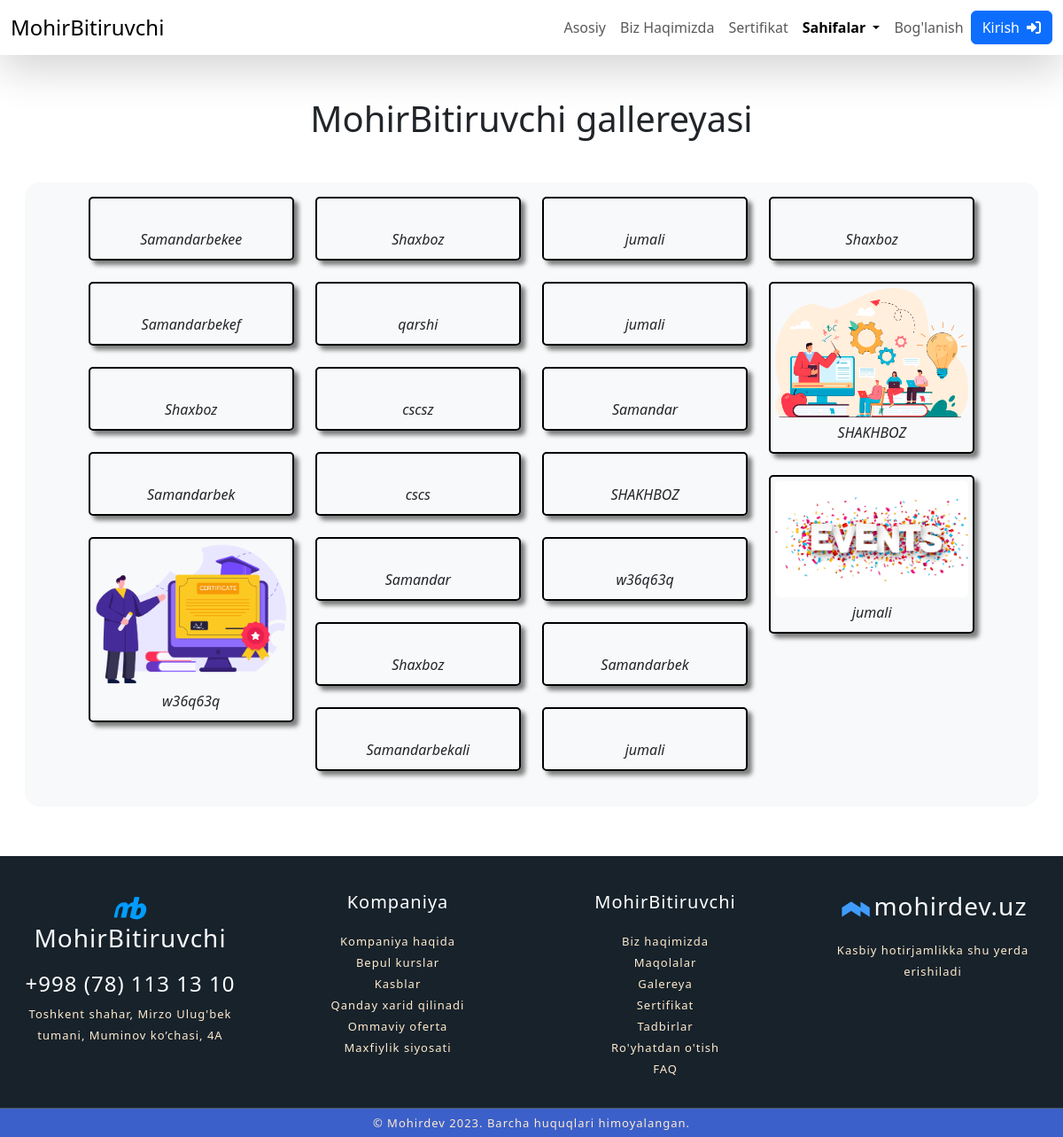
Page /pages/gallery/ on the earlier database version.
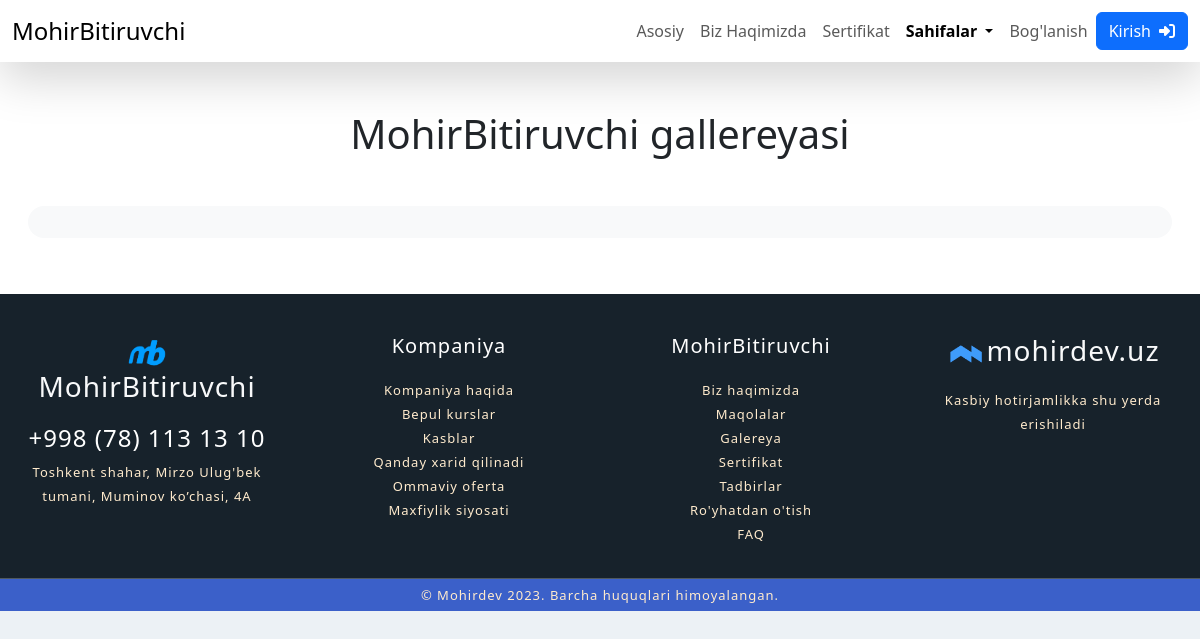
Same page on the later database version.
### addinfo/models.py (models this page shows, shortened)
class Gallery(models.Model):
    name = models.CharField(max_length=200)
    image_gallery = models.ImageField(upload_to='images/gallery', blank=False)

### addinfo/views.py (the view)
# urls.py: path('pages/gallery/', GalleryView.as_view(), name='gallery'),
class GalleryView(View):
    def get(self, request):
        gallery = Gallery.objects.all().order_by('-id')
        page_students = Paginator(gallery, 24)
        page_num = request.GET.get('page', 1)
        page_obj = page_students.get_page(page_num)
        context = {
            'gallery': page_obj,
            'gallery_status': 'active'
        }
        return render(request, 'pages/gallery.html', context)

### templates/pages/gallery.html (shortened to what this page needs)
{% extends "base.html" %}
{% load static %}
{% block content %}
        <div class="container-fluid certificate mt-5 align-items-center">
            <div class="row text-center">
                <h1>MohirBitiruvchi gallereyasi</h1>
            </div>
            <div class="row mt-4 p-3 justify-content-center">
                <div class="col-12 p-3 bg-body-tertiary rounded-4 ">
                    <div class="grid-container">
                        {% for image in gallery %}
                            <div>
                                <img class='grid-item grid-item-1' src='{{ image.image_gallery.url }}' alt=''>
                                <p>{{ image.name }}</p>
                            </div>
                        {% endfor %}
                    </div>
                </div>
                <div class="paginator mt-4">
                </div>
            </div>
        </div>
{% endblock %}

Differences in the rows shown:
removed Gallery: name "Samandarbekee"
removed Gallery: name "Samandarbekef"
removed Gallery: name "Shaxboz"
removed Gallery: name "Samandarbek"
removed Gallery: image_gallery (picture), name "w36q63q"
removed Gallery: name "Shaxboz"
removed Gallery: name "qarshi"
removed Gallery: name "cscsz"
removed Gallery: name "cscs"
removed Gallery: name "Samandar"
removed Gallery: name "Shaxboz"
removed Gallery: name "Samandarbekali"
removed Gallery: name "jumali"
removed Gallery: name "jumali"
removed Gallery: name "Samandar"
removed Gallery: name "SHAKHBOZ"
removed Gallery: name "w36q63q"
removed Gallery: name "Samandarbek"
removed Gallery: name "jumali"
removed Gallery: name "Shaxboz"
removed Gallery: image_gallery (placeholder picture), name "SHAKHBOZ"
removed Gallery: image_gallery (placeholder picture), name "jumali"
